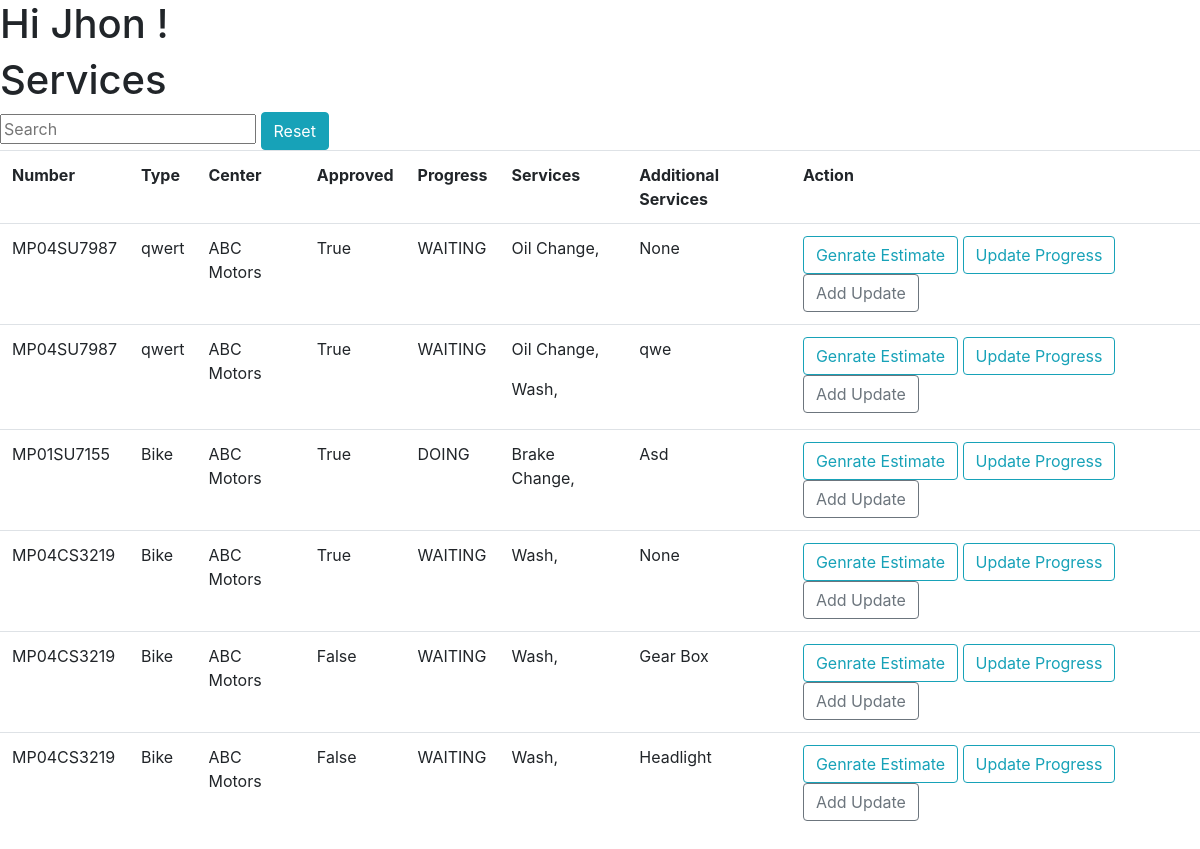
Screenshot of /services/list/ (signed in) with the database file from the repository.
### account/models.py (models this page shows)
class User(AbstractUser):
    class Role(models.TextChoices):
        ADMIN = "ADMIN" , "Admin"
        CUSTOMER = 'CUSTOMER' , "Customer"
        EMPLOYEE = 'EMPLOYEE' , 'Employee'
        HR = 'HR' , 'Human Resource Manager'
        SM = 'SM' , 'Service Manager'
        SA = 'SA' , 'Service Advisor'
        NA = 'NA' , 'NA'
        BSM = 'BSM' , 'Body Shop Manager'
        BSA = 'BSA' , 'Body Shop Advisor'
        CRM = 'CRM' , 'Customer Relationship Manager'
        SPM = 'SPM' , 'Spare Part Manager'
        SPE = 'SPE' , 'Spare Part Executive'
        AM  = 'AM' , 'Account Manager'
    phone = models.CharField(max_length=13,unique=True , null=True , blank=True)
    role = models.CharField(max_length=50 , choices=Role.choices ,default= Role.CUSTOMER)
    is_active = models.BooleanField(default=False)

### ERP/models.py (models this page shows, shortened)
class Service(models.Model):
    class Progress(models.TextChoices):
        WAITING = 'WAITING' , 'Waiting'
        DOING = 'DOING' , 'Doing'
    vehical = models.ForeignKey(Vehical , on_delete=models.SET_NULL, blank=True , null= True)
    center = models.ForeignKey(Center , on_delete=models.SET_NULL , null=True , blank= True)
    services = models.ManyToManyField(CenterServices)
    progress = models.CharField(max_length=20 , choices=Progress.choices , default= Progress.WAITING)
    additional_services = models.CharField(max_length=200 ,default = None)
    additional_services_cost = models.IntegerField(default=0)
    is_approved = models.BooleanField(default=False)
    def __str__(self) -> str:
        return str(self.vehical.number) + ' - ' + str(self.center.name)

class Vehical(models.Model):
    customer = models.ForeignKey(Customer , on_delete=models.CASCADE)
    number = models.CharField(max_length=20 , unique= True)
    type = models.CharField(max_length=20)

class CenterServices(models.Model):
    name = models.CharField(max_length=100)
    description = models.CharField(max_length=400, default="Diam dolor diam ipsum sit amet diam et eos erat ipsum")
    price = models.IntegerField(default=500)
    center = models.ForeignKey(Center,on_delete= models.CASCADE)
    tax = models.FloatField(default=5)

### Franchise/models.py (models this page shows, shortened)
class Center(models.Model):
    name = models.CharField(max_length=100)
    location = models.ForeignKey(Location , null=True , blank= True , on_delete= models.SET_NULL)

### account/decorators.py (the view)
        def wrapper(request , *args, **kwargs):
            group = None
            role = request.user.role
            print(role)
            if role in allowed_roles:
                return view_func(request , *args, **kwargs)
            else :
                print('User Not allowed')
                return redirect('unauth_page')

### ERP/views.py (called while the page is built)
@login_required(login_url= 'login_page')
@allowed_users(allowed_roles=[User.Role.EMPLOYEE,User.Role.ADMIN])
def employee_service_list(request):
    context = {}
    employee = Employee.objects.get(user = request.user )
    services = list(Service.objects.filter(center = employee.center))
    print(services)
    context['services'] = services
    return render(request , 'ERP/service/employee_list.html', context)

### templates/ERP/service/employee_list.html (shortened to what this page needs)
{% extends 'ERP/base.html' %}
{% load static %}
{% block content %}
<h1>Hi {{request.user}} !</h1>
<h1>Services</h1>
{% include 'ERP/search_widget.html' %}
<table id="myTable" class = 'table'>
    <tr>
        <th>Number</th>
        <th>Type</th>
        <th>Center</th>
        <th>Approved</th>
        <th>Progress</th>
        <th>Services</th>
        <th>Additional Services</th>
        <th>Action</th>
        </tr>
        {% for service in services %}
        <tr>
            <td>{{service.vehical.number}}</td>
            <td>{{service.vehical.type}}</td>
            <td>{{service.center.name}}</td>
            <td>{{service.is_approved}}</td>
            <td>{{service.progress}}</td>
            <td>
                {% for ser in service.services.all %}
            <p>{{ser.name}},</p>
                    {% endfor %}
            </td>
            <td>{{service.additional_services}}</td>
            <td>
                <a class="btn btn-outline-info" href="{% url 'genrate_estimate' service.id %}">Genrate Estimate</a>
                <a class="btn btn-outline-info" href="{% url 'progress_update_page' service.id %}">Update Progress</a>
                <a class="btn btn-outline-secondary" href="{% url 'employee_service_update_page' service.id %}">Add Update</a>
            </td>
        </tr>
        {% endfor %}
        </table>
{% endblock %}

### rows the page displays
User: user "Jhon"
Service: vehical.number "MP04SU7987", vehical.type "qwert", center.name "ABC Motors", is_approved "True", progress "WAITING", additional_services "None"
CenterServices: name "Oil Change"
Service: vehical.number "MP04SU7987", vehical.type "qwert", center.name "ABC Motors", is_approved "True", progress "WAITING", additional_services "qwe"
CenterServices: name "Wash"
Service: vehical.number "MP01SU7155", vehical.type "Bike", center.name "ABC Motors", is_approved "True", progress "DOING", additional_services "Asd"
CenterServices: name "Brake Change"
Service: vehical.number "MP04CS3219", vehical.type "Bike", center.name "ABC Motors", is_approved "True", progress "WAITING", additional_services "None"
Service: vehical.number "MP04CS3219", vehical.type "Bike", center.name "ABC Motors", is_approved "False", progress "WAITING", additional_services "Gear Box"
Service: vehical.number "MP04CS3219", vehical.type "Bike", center.name "ABC Motors", is_approved "False", progress "WAITING", additional_services "Headlight"
